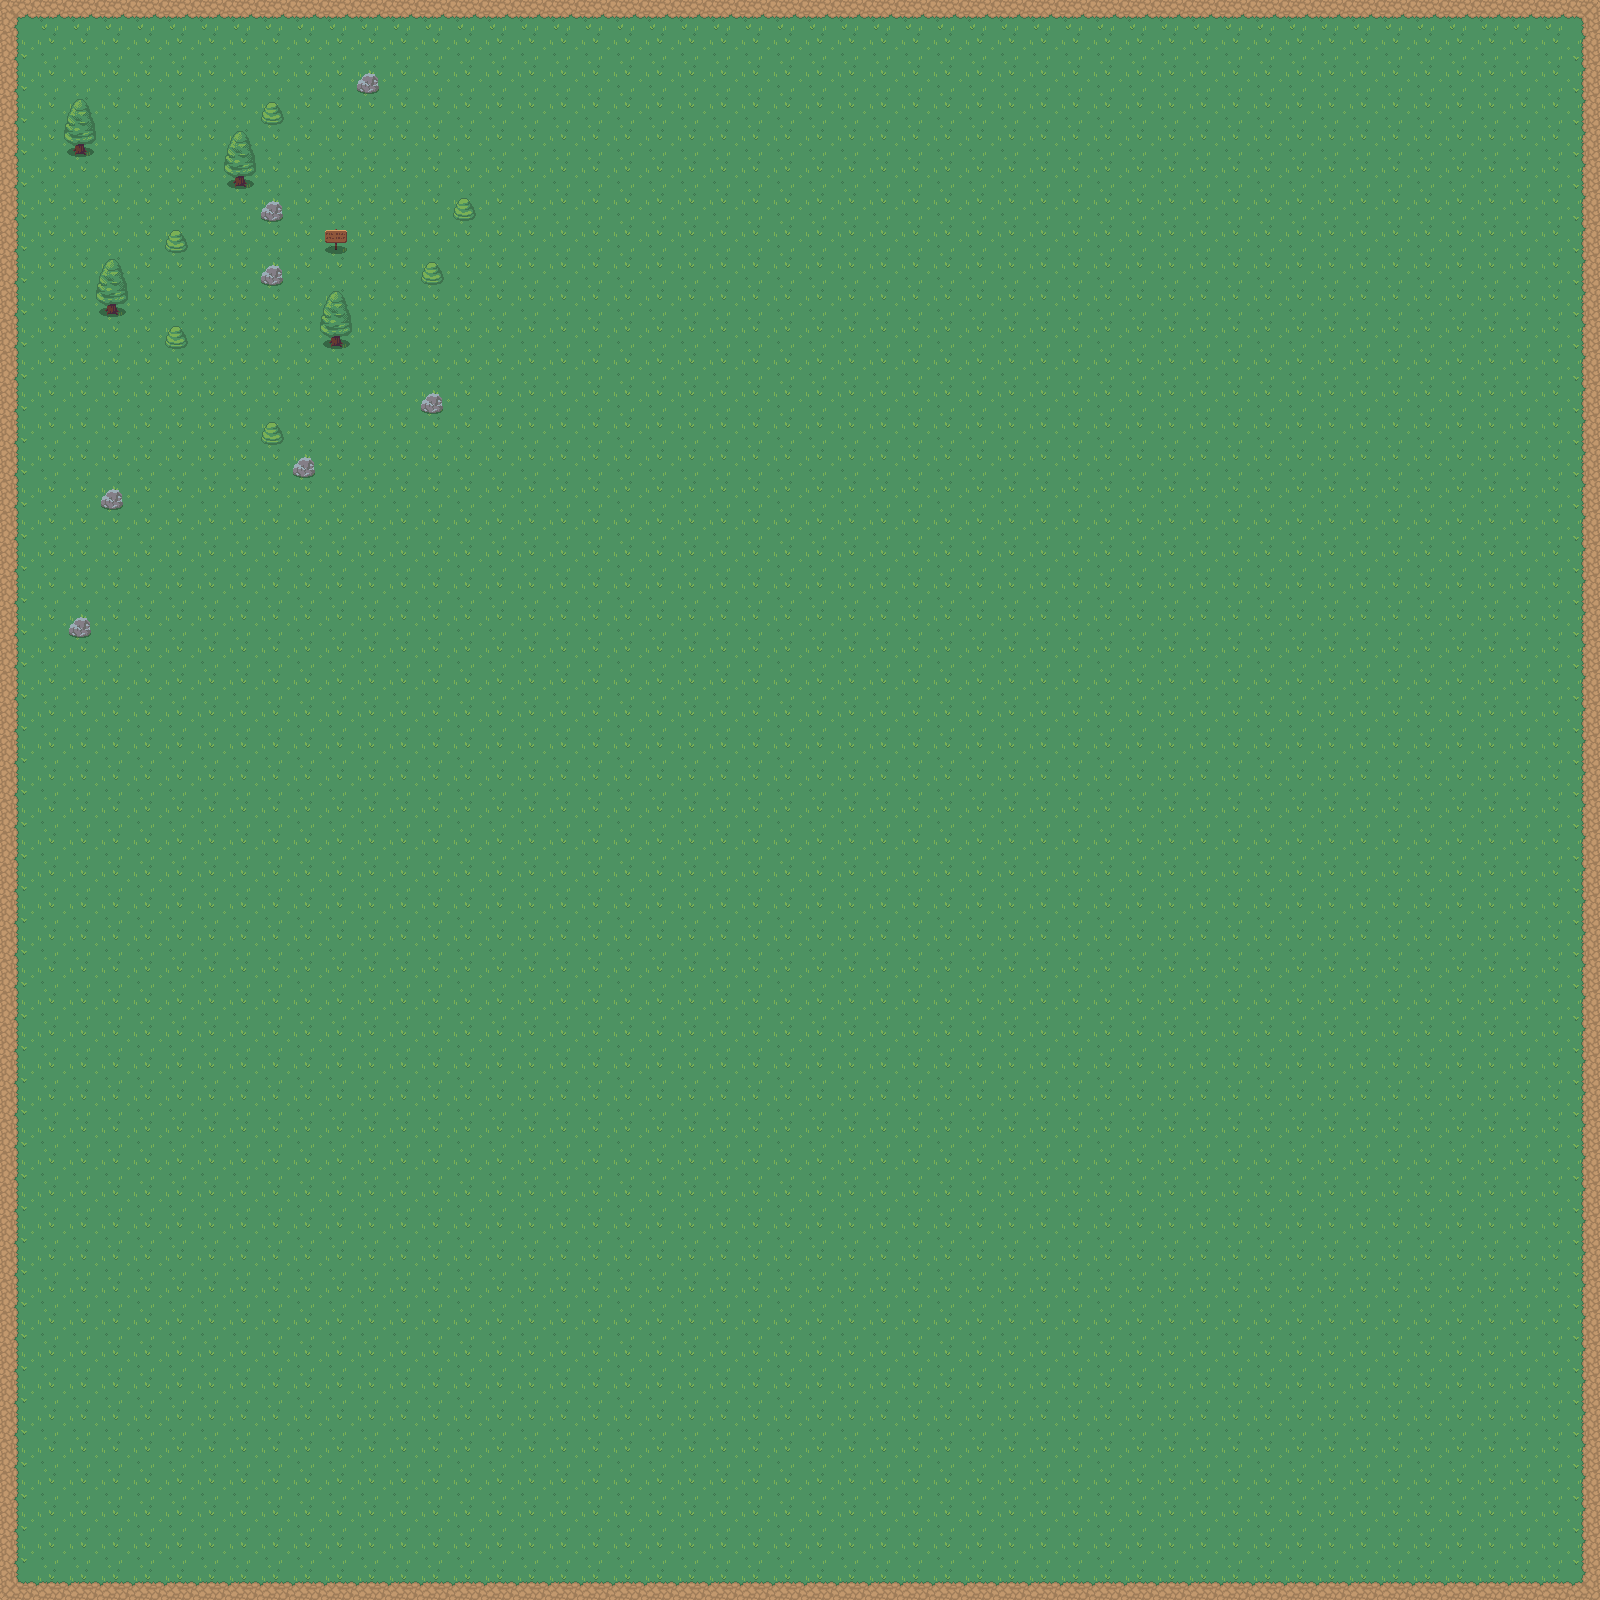

A 2D game scene composited from a Tiled map and its tileset images. What follows is a short description and the map's XML, with each tile layer's data collapsed to a summary:
An orthogonal 50x50 tile map with 32x32 px tiles, 2 tile layers (Ground, Obstacles) and 13 objects (2x target, Player1, fox, spider).

<map version="1.5" tiledversion="1.7.2" orientation="orthogonal" renderorder="right-down" width="50" height="50" tilewidth="32" tileheight="32" infinite="0" nextlayerid="4" nextobjectid="10">
 <editorsettings>
  <export target="level-1.json" format="json" />
 </editorsettings>
 <tileset firstgid="1" name="Natural" tilewidth="32" tileheight="32" tilecount="180" columns="20">
  <image source="RPG Nature Tileset.png" width="641" height="288" />
  <tile id="0">
   <properties>
    <property name="collides" type="bool" value="true" />
   </properties>
   <objectgroup draworder="index" id="2">
    <object id="1" x="12.9112" y="3.32368">
     <polygon points="0,0 -5.49685,6.71128 -8.56487,13.6143 -9.90712,16.938 -11.505,24.7358 -11.8246,28.5069 18.1524,28.5709 18.0885,23.7771 14.5731,17.5132 13.9339,12.6555 11.6329,6.58344 5.88036,-0.0639169" />
    </object>
   </objectgroup>
  </tile>
  <tile id="2">
   <properties>
    <property name="collides" type="bool" value="true" />
   </properties>
   <objectgroup draworder="index" id="2">
    <object id="1" x="5.81644" y="5.81644">
     <polygon points="0,0 20.8369,0.191751 21.0287,13.103 11.1855,13.2308 11.1855,20.3256 9.01228,20.006 9.01228,13.103 -0.767003,13.103 -0.83092,-0.0639169" />
    </object>
   </objectgroup>
  </tile>
  <tile id="4">
   <properties>
    <property name="collides" type="bool" value="true" />
   </properties>
   <objectgroup draworder="index" id="2">
    <object id="1" x="2.81234" y="12.7834">
     <polygon points="0,0 9.26795,0.191751 10.035,-2.94018 13.6143,-2.74843 14.3174,-0.767003 26.909,-0.575252 27.1647,6.71128 26.9729,11.0576 0.255668,11.3133" />
    </object>
   </objectgroup>
  </tile>
  <tile id="20">
   <properties>
    <property name="collides" type="bool" value="true" />
   </properties>
   <objectgroup draworder="index" id="3">
    <object id="2" x="10.738" y="17.6411" width="11.7607" height="10.035" />
    <object id="3" x="0.0639169" y="0.191751" width="31.7667" height="11.7607" />
    <object id="4" x="0.767003" y="2.94018" width="30.6801" height="14.8926">
     <ellipse />
    </object>
   </objectgroup>
  </tile>
  <tile id="21">
   <properties>
    <property name="collides" type="bool" value="true" />
   </properties>
   <objectgroup draworder="index" id="3">
    <object id="4" x="13.2947" y="6.26386">
     <polygon points="0,0 -6.64736,9.8432 -8.37311,15.3401 -8.24528,18.2163 -5.17727,21.9235 -0.894837,22.6266 7.67003,22.4348 11.9525,21.54 14.5731,17.8328 14.637,14.7009 12.5916,8.94837 5.36902,-0.319585" />
    </object>
   </objectgroup>
  </tile>
  <tile id="22">
   <properties>
    <property name="collides" type="bool" value="true" />
   </properties>
   <objectgroup draworder="index" id="2">
    <object id="1" x="12.7195" y="10.4824">
     <properties>
      <property name="collides" type="bool" value="true" />
     </properties>
     <polygon points="0,0 -6.19994,6.32777 -7.60611,10.4824 -7.73395,16.1071 -4.60202,18.2163 -1.34226,19.4307 9.39579,19.7503 12.2081,18.3442 14.2535,16.2988 14.3813,11.4411 13.3586,3.70718 9.90712,-0.383501" />
    </object>
   </objectgroup>
  </tile>
 </tileset>
 <layer id="1" name="Ground" width="50" height="50">
  <data>[2500 cells, 2500 non-empty, 9 distinct tile ids]</data>
 </layer>
 <layer id="2" name="Obstacles" width="50" height="50">
  <data>[2500 cells, 22 non-empty, 5 distinct tile ids]</data>
 </layer>
 <objectgroup id="3" name="Spawn">
  <object id="2" name="Player1" x="387.836" y="266.209">
   <point />
  </object>
  <object id="3" name="Fox1" type="fox" x="107.023" y="49.592">
   <point />
  </object>
  <object id="4" name="Spider1" type="spider" x="657.391" y="183.836">
   <point />
  </object>
  <object id="5" name="Fox1 Target" type="target" x="112.873" y="406.725">
   <properties>
    <property name="sourceName" value="Fox1" />
   </properties>
   <point />
  </object>
  <object id="9" name="Spider1 Target" type="target" x="428.876" y="81.5158">
   <properties>
    <property name="sourceName" value="Spider1" />
   </properties>
   <point />
  </object>
 </objectgroup>
</map>
